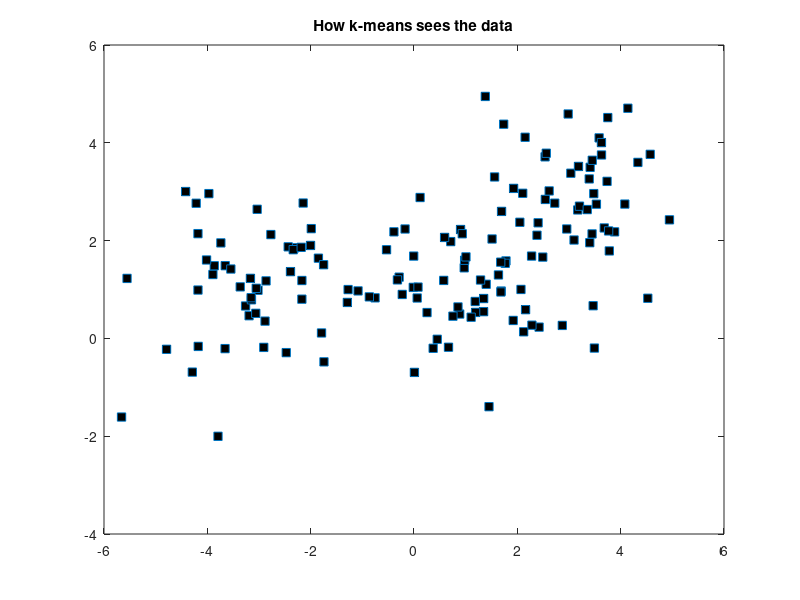
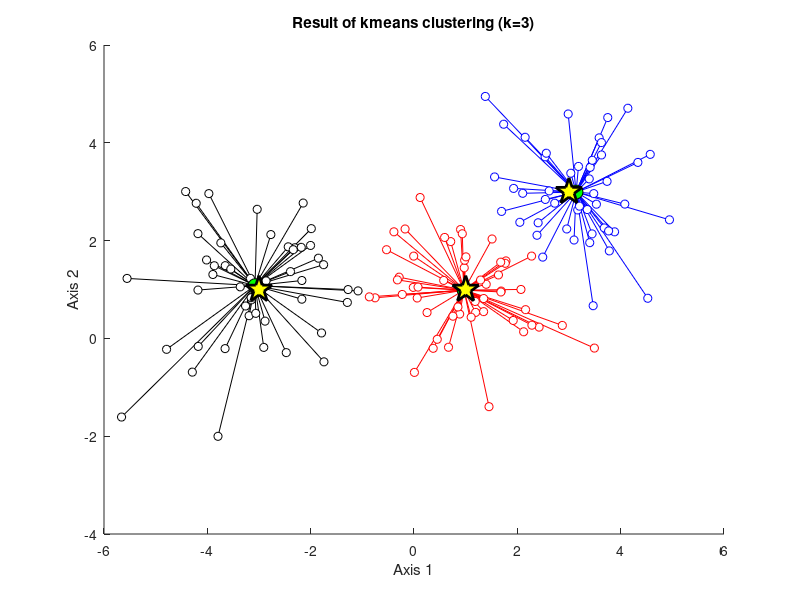
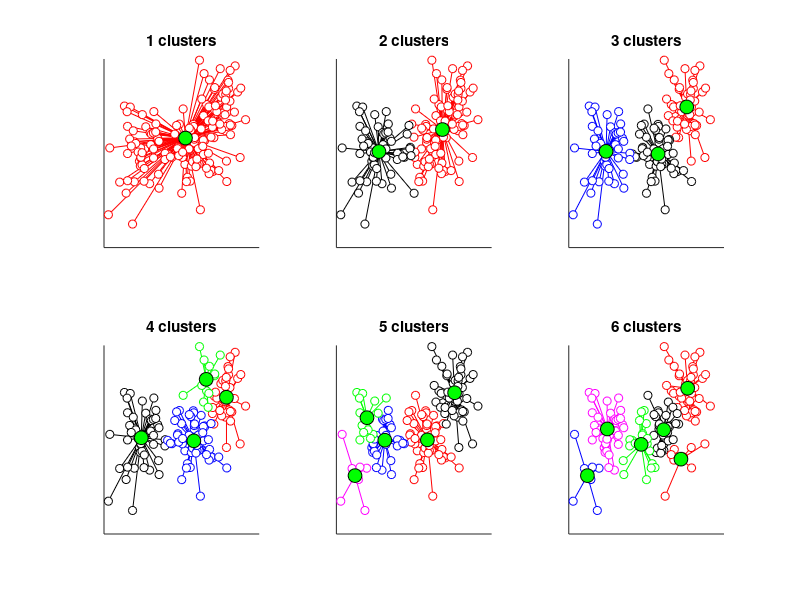
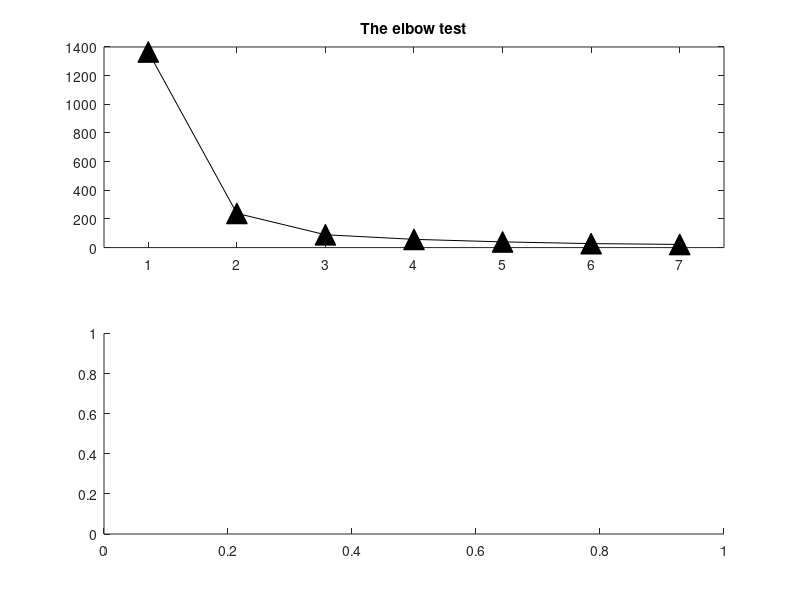

MATLAB code to generate these figures, in order:
%%
%   COURSE: Master statistics and machine learning: intuition, math, code										
%      URL: udemy.com/course/statsml_x/?couponCode=202112 
% 
%  SECTION: Clustering and dimension-reduction
%    VIDEO: K-means clustering
% 
%  TEACHER: Mike X Cohen, sincxpress.com
%

%%

% a clear MATLAB workspace is a clear mental workspace
close all; clear; clc
pkg load statistics % load Octave stats package

%% create data

nPerClust = 50;

% blur around centroid (std units)
blur = 1;

% XY centroid locations
A = [  1 1 ];
B = [ -3 1 ];
C = [  3 3 ];

% generate data
a = [ A(1)+randn(nPerClust,1)*blur A(2)+randn(nPerClust,1)*blur ];
b = [ B(1)+randn(nPerClust,1)*blur B(2)+randn(nPerClust,1)*blur ];
c = [ C(1)+randn(nPerClust,1)*blur C(2)+randn(nPerClust,1)*blur ];

% concatanate into a list
data = [a; b; c];

% show the data
figure(1), clf
plot(data(:,1),data(:,2),'s','markerfacecolor','k')
title('How k-means sees the data')

%% k-means clustering

k = 3; % how many clusters?
[groupidx,cents,sumdist,distances] = kmeans(data,k);


% draw lines from each data point to the centroids of each cluster
figure(2), clf
lineColors = 'rkbgmrkbgm';
hold on
for i=1:length(data)
    plot([ data(i,1) cents(groupidx(i),1) ],[ data(i,2) cents(groupidx(i),2) ],lineColors(groupidx(i)))
end

% now draw the raw data in different colors
for i=1:k
    plot(data(groupidx==i,1),data(groupidx==i,2),[ lineColors(i) 'o' ],'markerfacecolor','w')
end

% and now plot the centroid locations
plot(cents(:,1),cents(:,2),'ko','markerfacecolor','g','markersize',10);
xlabel('Axis 1'), ylabel('Axis 2')
title([ 'Result of kmeans clustering (k=' num2str(k) ')' ])

% finally, the "ground-truth" centers
plot(A(1),A(2),'kp','linewidth',2,'markersize',20,'markerfacecolor','y')
plot(B(1),B(2),'kp','linewidth',2,'markersize',20,'markerfacecolor','y')
plot(C(1),C(2),'kp','linewidth',2,'markersize',20,'markerfacecolor','y')

%%

%% determining the appropriate number of clusters (qualitative)

figure(3), clf

for k=1:6
    
    % k-means with this number of clusters
    [groupidx,cents] = kmeans(data,k);
    
    % draw lines from each data point to the centroids of each cluster
    subplot(2,3,k), hold on
    for i=1:length(data)
        plot([ data(i,1) cents(groupidx(i),1) ],[ data(i,2) cents(groupidx(i),2) ],lineColors(groupidx(i)))
    end
    
    % now draw the raw data in different colors
    for i=1:k
        plot(data(groupidx==i,1),data(groupidx==i,2),[ lineColors(i) 'o' ],'markerfacecolor','w')
    end
    
    % and now plot the centroid locations
    plot(cents(:,1),cents(:,2),'ko','markerfacecolor','g','markersize',10);
    set(gca,'xtick',[],'ytick',[])
    title([  num2str(k) ' clusters' ])
end

%% number of clusters (quantative)

ssds = zeros(6,1);
sils = zeros(6,1);

for k=1:7
    [groupidx,cents,ssd] = kmeans(data,k);
    ssds(k) = mean(ssd);
end

figure(4), clf
subplot(211)
plot(ssds,'k^-','markerfacecolor','k','markersize',15)
set(gca,'xtick',1:k,'xlim',[.5 k+.5])
title('The elbow test')


subplot(212)
% As of this writing, Octave does not have a silhouette function

%%

%% Try again in N-D

nPerClust = 50;

% blur around centroid (std units)
blur = 1;

% XY centroid locations
A = [  1 2  0 ];
B = [ -2 1 -2 ];
C = [  3 3  2 ];

% generate data
a = bsxfun(@plus,randn(nPerClust,3)*blur,A);
b = bsxfun(@plus,randn(nPerClust,3)*blur,B);
c = bsxfun(@plus,randn(nPerClust,3)*blur,C);

% concatanate into a list
data = [a; b; c];

% show the data
figure(5), clf
plot3(data(:,1),data(:,2),data(:,3),'s','markerfacecolor','k')
axis square, grid on
rotate3d on
title('How k-means sees the data')

%% now for k-means

k = 3; % how many clusters?
[groupidx,cents,sumdist,distances] = kmeans(data,k);


% draw lines from each data point to the centroids of each cluster
figure(6), clf
lineColors = 'rkbmrkbm';
hold on
for i=1:length(data)
    plot3([ data(i,1) cents(groupidx(i),1) ],[ data(i,2) cents(groupidx(i),2) ],[ data(i,3) cents(groupidx(i),3) ],lineColors(groupidx(i)))
end

% now draw the raw data in different colors
for i=1:k
    plot3(data(groupidx==i,1),data(groupidx==i,2),data(groupidx==i,3),[ lineColors(i) 'o' ],'markerfacecolor','w')
end

% and now plot the centroid locations
plot3(cents(:,1),cents(:,2),cents(:,3),'ko','markerfacecolor','g','markersize',10);
xlabel('Axis 1'), ylabel('Axis 2'), zlabel('Axis 3')
grid on, axis square
title('Result of kmeans clustering')

% finally, the "ground-truth" centers
plot3(A(1),A(2),A(3),'kp','linewidth',2,'markersize',20,'markerfacecolor','y')
plot3(B(1),B(2),B(3),'kp','linewidth',2,'markersize',20,'markerfacecolor','y')
plot3(C(1),C(2),C(3),'kp','linewidth',2,'markersize',20,'markerfacecolor','y')

rotate3d on

%% done.
